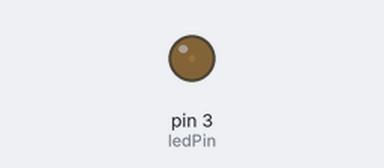
Bench run of a sketch on a simulated Arduino Uno, built with avr-gcc and run on an emulated ATmega328P. On the bench: output pins drawn as LEDs (lit = HIGH).

Above: at 0.05 s.
At 0.95 s:
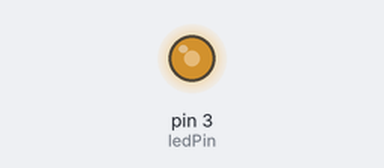
At 1.4 s:
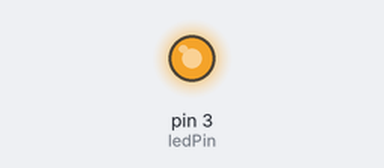
At 2.75 s:
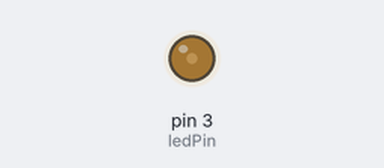
Timing chart, 0 to 7.2 s (numbered marks = the images above):
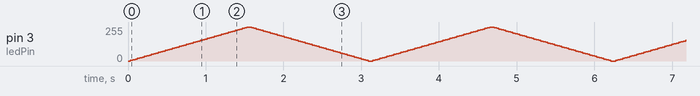

The sketch:

Ex03_AnalogFading.ino
```cpp
/*
  Blink an External LED

  Behavior:
  Fades LED up and then down in brightness.

  Circuit:
  * Pin 3: LED, anode to microcontroller, 330 Ohm resistor from
  cathode to ground

   _________
  |	    |
  | Arduino |
  |    	    |    LED     330 Ohm
  |  	PIN3|----(>|)----/\/\/\----|l> GND
  |_________|

  Based on Example Code included w/ Arduino 1.0.5.

 Created 1 Nov 2008
 By David A. Mellis
 modified 30 Aug 2011
 By Tom Igoe

 http://arduino.cc/en/Tutorial/Fading
 http://arduino.cc/en/Tutorial/PWM

 Adapted by Carlyn Maw 2014 (diagram and comments only)

 */
//where the led is
int ledPin = 3;

// the setup routine runs once when you press reset:
void setup()   {
  // No need to initialize as output.
}

// the loop() method runs over and over again,
// as long as the Arduino has power
void loop()
{
  // fade in from min duty cycle to max duty cycle in increments of 5 points:
  //
  //          __       _____     _______   _________ ____________
  //          ||       |   |     |     |   |       | |         |
  //          ||       |   |     |     |   |       | |         |
  //----------||-------|   |-----|     |---|       |-|         |
  //
  //METRONOME:
  //-----+-----|-----+-----|-----+-----|-----+-----|-----+-----|

  for (int fadeValue = 0 ; fadeValue <= 255; fadeValue += 5) {
    // sets the value (range from 0 to 255):
    analogWrite(ledPin, fadeValue);
    // wait for 30 milliseconds to see the dimming effect
    // the delay turns the behavior into human scale.
    delay(30);
  }

  // fade out from max to min in increments of 5 points:
  for (int fadeValue = 255 ; fadeValue >= 0; fadeValue -= 5) {
    // sets the value (range from 0 to 255):
    analogWrite(ledPin, fadeValue);
    // wait for 30 milliseconds to see the dimming effect
    // the delay turns the behavior into human scale.
    delay(30);
  }
}
```
